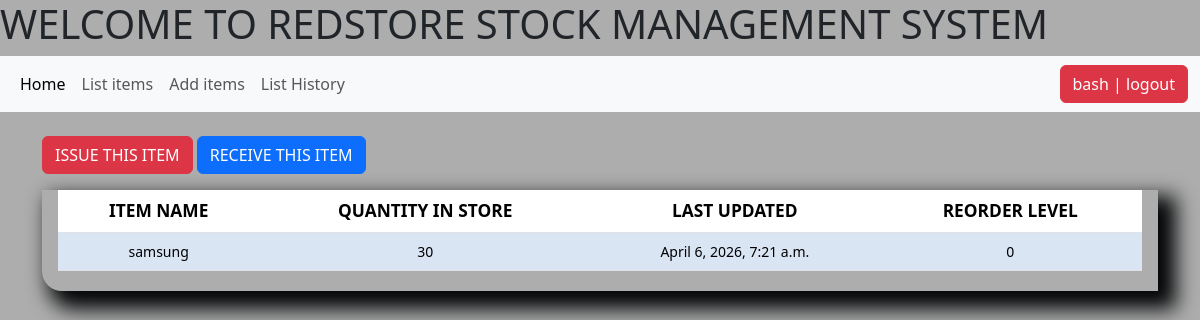
Screenshot of /stock_detail/2/ (signed in) with the database file from the repository.
### stockapp/models.py (models this page shows, shortened)
class Stock(models.Model):
    category = models.ForeignKey(Category, on_delete=models.CASCADE)
    item_name = models.CharField(max_length=100, blank=True, null=True)
    quantity = models.IntegerField(default=0, blank=True, null=True)
    received_quantity = models.IntegerField(default=0, blank=True, null=True)
    received_by = models.CharField(max_length=100, blank=True, null=True)
    issued_quantity = models.IntegerField(default=0, blank=True, null=True)
    issued_by = models.CharField(max_length=100, blank=True, null=True)
    issue_to = models.CharField(max_length=100, blank=True, null=True)
    phone_number = models.CharField(max_length=100, blank=True, null=True)
    created_by = models.CharField(max_length=100, blank=True, null=True)
    reorder_level = models.IntegerField(default=0, blank=True, null=True)
    last_updated = models.DateTimeField(auto_now_add=False, auto_now=True)
    timestamp = models.DateTimeField(auto_now_add=True, auto_now=False)
    export_to_csv = models.BooleanField(default=False)

### stockapp/views.py (the view)
# urls.py: path('stock_detail/<str:pk>/',views.stock_detail, name='stock_detail'),
@login_required
def stock_detail(request, pk):
    queryset = get_object_or_404(Stock, id=pk)
    return render(request, 'stock_detail.html', {'queryset': queryset})

### stockapp/templates/stock_detail.html (shortened to what this page needs)
{% extends 'navbar.html' %}
{% load crispy_forms_tags %}
{% load static %}
{% block content %}
<a href="{% url 'issue_item' queryset.id %}"><div class="btn btn-danger">ISSUE THIS ITEM</div></a>
<a href="{% url 'receive_item' queryset.id %}"><div class="btn btn-primary">RECEIVE THIS ITEM</div></a>
<div class="display_table mt-3">
    <table class="table">
        <tr>
            <th>ITEM NAME</th>
             <th>QUANTITY IN STORE</th>
              <th>LAST UPDATED</th>
               <th>REORDER LEVEL</th>
        </tr>
        <tr>
            <td>{{ queryset.item_name }}</td>
            <td>{{ queryset.quantity }}</td>
            <td>{{ queryset.last_updated }}</td>
            <td>{{ queryset.reorder_level }}</td>
        </tr>
    </table>
</div>
{% endblock content%}

### stockapp/templates/navbar.html (shortened to what this page needs)
{% load static %}
<!DOCTYPE html>
<html lang="en">
<head>
     <link href="https://cdn.jsdelivr.net/npm/bootstrap@5.3.8/dist/css/bootstrap.min.css" rel="stylesheet">
      <link  href="{% static 'css/stylesheet.css' %}" rel="stylesheet">
</head>
<body>
    <h1>WELCOME TO REDSTORE STOCK MANAGEMENT SYSTEM </h1>
    <nav class="navbar navbar-expand-lg bg-body-tertiary">
  <div class="container-fluid">
    <div class="collapse navbar-collapse" id="navbarSupportedContent">
      <ul class="navbar-nav me-auto mb-2 mb-lg-0">
        <li class="nav-item">
          <a class="nav-link active" aria-current="page" href="#">Home</a>
        </li>
          {% if request.user.is_authenticated %}
        <li class="nav-item">
          <a class="nav-link" href="/list_items">List items</a>
        </li>
        <li class="nav-item">
          <a class="nav-link" href="/add_items">Add items</a>
        </li>
        <li class="nav-item">
          <a class="nav-link" href="/list_history">List History</a>
        </li>
        {% endif %}
      </ul>
      <ul class="navbar-nav">
        {% if request.user.is_authenticated %}
        <li>
          <form action="{% url 'logout' %}" method="post" style="display:inline;">
            <button type="submit" class="btn btn-danger">{{ request.user }} | logout</button>
          </form>
        </li>
        {% else %}
        <li>
          <a href="{% url 'login' %}" class="btn btn-primary">login</a>
        </li>
        {% endif %}
      </ul>
    </div>
  </div>
</nav>
<div class="container mt-4">
        {% block content %}
        {% endblock content %}
    </div>
</body>
</html>

### stockapp/static/css/stylesheet.css (style rules this page uses)
body { background-color: rgb(173, 173, 173) }
.table { font-size: 13pt; text-align: center; width: 98%; margin: 0 auto; }
table.table > tbody > tr:nth-of-type(even) > td { background-color: #dae5f4 !important; font-size: 14px; }
.display_table { border-bottom-left-radius: 20px; padding-left: 5px; padding-right: 5px; padding-bottom: 20px; box-shadow: 12px 12px 20px 6px #020405; }

### rows the page displays
Stock: item_name "samsung", quantity "30", last_updated "April 6, 2026, 7:21 a.m.", reorder_level "0"

### other values shown
{{ request.user }} "bash"
